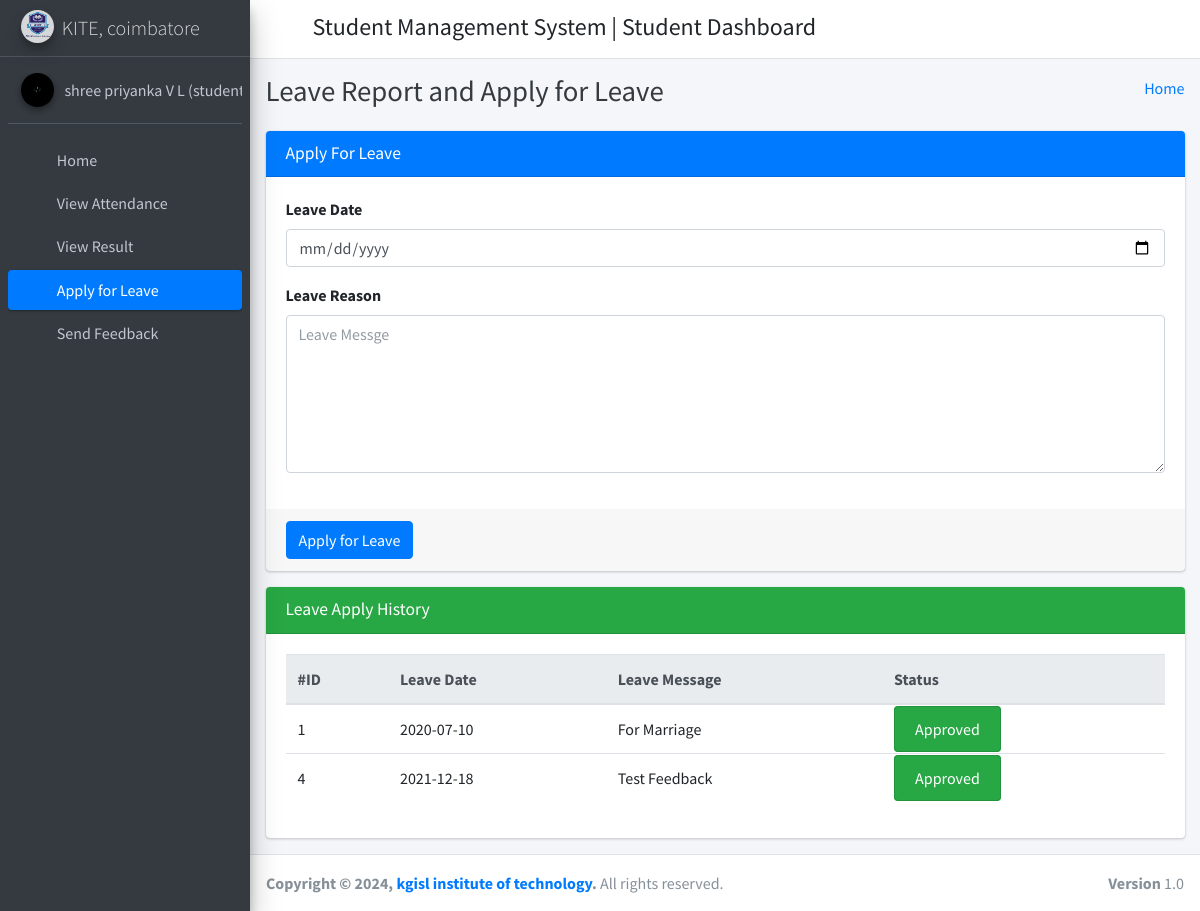
Screenshot of /student_apply_leave/ (signed in) with the database file from the repository.
### student_management_app/models.py (models this page shows)
class CustomUser(AbstractUser):
    user_type_data = ((1, "HOD"), (2, "Staff"), (3, "Student"))
    user_type = models.CharField(default=1, choices=user_type_data, max_length=10)

class LeaveReportStudent(models.Model):
    id = models.AutoField(primary_key=True)
    student_id = models.ForeignKey(Students, on_delete=models.CASCADE)
    leave_date = models.CharField(max_length=255)
    leave_message = models.TextField()
    leave_status = models.IntegerField(default=0)
    created_at = models.DateTimeField(auto_now_add=True)
    updated_at = models.DateTimeField(auto_now=True)
    objects = models.Manager()

### student_management_app/StudentViews.py (the view)
# urls.py: path('student_apply_leave/', StudentViews.student_apply_leave, name="student_apply_leave"),
def student_apply_leave(request):
    student_obj = Students.objects.get(admin=request.user.id)
    leave_data = LeaveReportStudent.objects.filter(student_id=student_obj)
    context = {
        "leave_data": leave_data
    }
    return render(request, 'student_template/student_apply_leave.html', context)

### student_management_app/templates/student_template/student_apply_leave.html (shortened to what this page needs)
{% extends 'student_template/base_template.html' %}
{% block page_title %}
    Leave Report and Apply for Leave
{% endblock page_title %}
{% block main_content %}
{% load static %}
<section class="content">
        <div class="container-fluid">
            <div class="row">
                <div class="col-md-12">
                    <div class="card card-primary">
                    <div class="card-header">
                        <h3 class="card-title">Apply For Leave</h3>
                    </div>
                    <form method="POST" action="{% url 'student_apply_leave_save' %}">
                        <div class="card-body">
                            <div class="form-group">
                                <label>Leave Date </label>
                                <input type="date" name="leave_date" class="form-control" />
                            </div>
                            <div class="form-group">
                                <label>Leave Reason </label>
                                <textarea name="leave_message" class="form-control" rows="6" placeholder="Leave Messge"></textarea>
                            </div>
                        </div>
                        <div class="card-footer">
                        <button type="submit" class="btn btn-primary">Apply for Leave</button>
                        </div>
                    </form>
                    </div>
                </div>
            </div>
            <div class="row">
                <div class="col-md-12">
                    <div class="card card-success">
                        <div class="card-header">
                            <h3 class="card-title">Leave Apply History</h3>
                        </div>
                        <div class="card-body">
                           <div class="table-responsive">
                                <table class="table">
                                    <thead class="thead-light">
                                    <tr>
                                        <th>#ID</th>
                                        <th>Leave Date</th>
                                        <th>Leave Message</th>
                                        <th>Status</th>
                                    </tr>
                                    </thead>
                                    {% for leave in leave_data %}
                                    <tr>
                                        <td>{{ leave.id }}</td>
                                        <td>{{ leave.leave_date }}</td>
                                        <td>{{ leave.leave_message }}</td>
                                        <td>
                                            {% if leave.leave_status == 1 %}
                                                <span class="alert alert-success">Approved</span>
                                            {% elif leave.leave_status == 2 %}
                                                <span class="alert alert-danger">Rejected</span>
                                            {% else %}
                                                <span class="alert alert-warning">Pending</span>
                                            {% endif %}
                                        </td>
                                    </tr>
                                    {% endfor %}
                                </table>
                            </div>
                        </div>
                    </div>
                </div>
            </div>
        </div>
      </section>
  {% endblock main_content %}

### student_management_app/templates/student_template/sidebar_template.html (shortened to what this page needs)
{% load static %}
<aside class="main-sidebar sidebar-dark-primary elevation-4">
      <a href="{% url 'student_home' %}" class="brand-link">
        <img src="{% static 'dist/img/AdminLTELogo.png' %}" alt="AdminLTE Logo" class="brand-image img-circle elevation-3"
            style="opacity: .8">
        <span class="brand-text font-weight-light">KITE, coimbatore</span>
      </a>
      <div class="sidebar">
        <div class="user-panel mt-3 pb-3 mb-3 d-flex">
          <div class="image">
            <img src="{% static 'dist/img/user2-160x160.jpg' %}" class="img-circle elevation-2" alt="User Image">
          </div>
          <div class="info">
            <a href="{% url 'student_profile' %}" class="d-block">{{ user.first_name }} {{ user.last_name }}</a>
          </div>
        </div>
        <nav class="mt-2">
          <ul class="nav nav-pills nav-sidebar flex-column" data-widget="treeview" role="menu" data-accordion="false">
            <li class="nav-item">
              {% url 'student_home' as student_home %}
              <a href="{{ student_home }}" class="nav-link {% if request.path == student_home %} active {% endif %}">
                <i class="nav-icon fas fa-tachometer-alt"></i>
                <p>
                  Home
                </p>
              </a>
            </li>
            <li class="nav-item">
              {% url 'student_view_attendance' as student_view_attendance %}
              <a href="{{ student_view_attendance }}" class="nav-link {% if request.path == student_view_attendance %} active {% endif %}">
                <i class="nav-icon fas fa-calendar-alt"></i>
                <p>
                  View Attendance
                </p>
              </a>
            </li>
            <li class="nav-item">
              {% url 'student_view_result' as student_view_result %}
              <a href="{{ student_view_result }}" class="nav-link {% if request.path == student_view_result %} active {% endif %}">
                <i class="nav-icon fas fa-tasks"></i>
                <p>
                  View Result
                </p>
              </a>
            </li>
            <li class="nav-item">
              {% url 'student_apply_leave' as student_apply_leave %}
              <a href="{{ student_apply_leave }}" class="nav-link {% if request.path == student_apply_leave %} active {% endif %}">
                <i class="nav-icon fas fa-envelope-open-text"></i>
                <p>
                  Apply for Leave
                </p>
              </a>
            </li>
            <li class="nav-item">
              {% url 'student_feedback' as student_feedback %}
              <a href="{{ student_feedback }}" class="nav-link {% if request.path == student_feedback %} active {% endif %}">
                <i class="nav-icon fas fa-comments"></i>
                <p>
                  Send Feedback
                </p>
              </a>
            </li>
          </ul>
        </nav>
      </div>
    </aside>

### rows the page displays
CustomUser: first_name "shree priyanka", last_name "V L…"
LeaveReportStudent: id "1", leave_date "2020-07-10", leave_message "For Marriage", leave_status "Approved"
LeaveReportStudent: id "4", leave_date "2021-12-18", leave_message "Test Feedback", leave_status "Approved"
